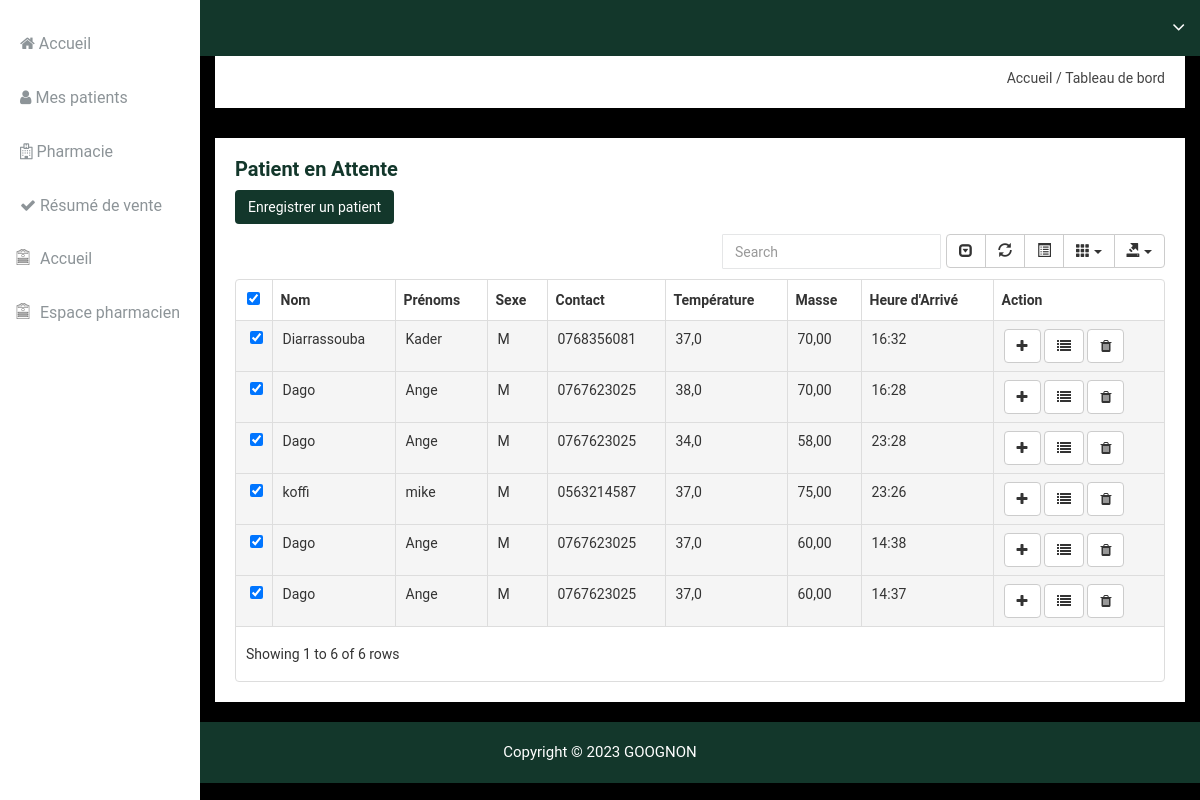
Page /medecin/ on the committed database.
### receptionspace/models.py (models this page shows)
class Visite(models.Model):
    taille = models.DecimalField(max_digits=5, decimal_places=2, null=True)
    masse = models.DecimalField(max_digits=5, decimal_places=2, null=True)
    temperature = models.DecimalField( max_digits=3, decimal_places=1, null=True)
    motifs = models.TextField(max_length=255)
    date_time = models.DateTimeField(auto_now_add=True)
    service = models.ForeignKey(Service, on_delete=models.SET_NULL, null=True)
    patient = models.ForeignKey(Patient, on_delete=models.CASCADE)
    created_by = models.ForeignKey(Collaborateur, on_delete=models.SET_NULL, null=True)

class Patient(models.Model):
    first_name = models.CharField(max_length=255)
    last_name = models.CharField(max_length=255)
    sexe = models.CharField(max_length=1, default=None)
    birthday = models.DateField()
    email = models.EmailField(max_length=255, null=True)
    phone = models.CharField(max_length=10)
    habitation = models.CharField(max_length=255)
    created_by = models.ForeignKey(Collaborateur, on_delete=models.SET_NULL, null=True)
    created_at = models.DateTimeField(auto_now=True)

### medecinespace/views.py (the view)
# urls.py: path('', views.file_visites, name='index'),
def file_visites(request):
    collaborateur = Configuration.current_user(request)
    visites = Visite.objects.all().order_by('-date_time')
    context = {
        'collaborateur':collaborateur,
        'visites':visites
    }
    return render(request, 'medecinespace/attente.html', context)

### configuration.py (called while the page is built)
    def current_user(request):
        try:
            user_id = request.session['id']
            collaborateur = Collaborateur.objects.get(user = User.objects.get(pk=user_id))
        except KeyError:
            return HttpResponseRedirect(reverse('adminspace:login'))
        except ObjectDoesNotExist:
            return HttpResponseRedirect(reverse('adminspace:login'))
        else:
            return collaborateur

### medecinespace/templates/medecinespace/attente.html (shortened to what this page needs)
{% extends 'medecinespace/base.html' %}
{% block content %}
<div class="data-table-area mg-b-15">
    <div class="container-fluid">
        <div class="row">
            <div class="col-lg-12 col-md-12 col-sm-12 col-xs-12">
                <div class="sparkline13-list">
                    <div class="sparkline13-hd">
                        <div class="main-sparkline13-hd">
                            <h1 style="color: #13372b;">Patient en Attente</h1>
                        </div>
                    </div>
                    <a href="create_patient.html"><button type="button" class="btn btn-custon-rounded-four" style="background-color: #13372b; color: white;">Enregistrer un patient</button></a>
                    <div class="sparkline13-graph">
                        <div class="datatable-dashv1-list custom-datatable-overright">
                            <table id="table" data-toggle="table" data-pagination="true" data-search="true" data-show-columns="true" data-show-pagination-switch="true" data-show-refresh="true" data-key-events="true" data-show-toggle="true" data-resizable="true" data-cookie="true"
                                data-cookie-id-table="saveId" data-show-export="true" data-click-to-select="true" data-toolbar="#toolbar">
                                <thead>
                                    <tr>
                                        <th data-field="nom" >Nom</th>
                                        <th data-field="prenoms" >Prénoms</th>
                                        <th data-field="sexe" >Sexe</th>
                                        <th data-field="contact">Contact</th>
                                        <th data-field="temperature" >Température</th>
                                        <th data-field="poids" >Masse</th>
                                        <th data-field="heure">Heure d'Arrivé</th>
                                        <th data-field="action">Action</th>
                                    </tr>
                                </thead>
                                <tbody>
                                    {% for visite in visites %}
                                    <tr>
                                        <td>{{visite.patient.first_name}}</td>
                                        <td>{{visite.patient.last_name}}</td>
                                        <td>{{visite.patient.sexe}}</td>
                                        <td>{{visite.patient.phone}}</td>
                                        <td>{{visite.temperature}}</td>
                                        <td>{{visite.masse}}</td>
                                        <td>{{visite.date_time|time:"H:i"}}</td>
                                        <td>
                                            <a href="{% url 'medecinespace:add-detail' visite.id %}"><button type="button" class="btn btn-custon-four btn-default"><i class="fa fa-plus" aria-hidden="true"></i></button></a>
                                            <a href="{% url 'medecinespace:visites' visite.patient.id %}"><button type="button" class="btn btn-custon-four btn-default"><i class="fa fa-list" aria-hidden="true"></i></button>
                                            </a>
                                            <button type="button" class="btn btn-custon-four btn-default" data-toggle="modal" data-target="#SupprimRdv"><i class="fa fa-trash" aria-hidden="true"></i></button>
                                        </td>
                                    </tr>
                                    {% endfor %}
                                </tbody>
                            </table>
                        </div>
                    </div>
                </div>
            </div>
        </div>
    </div>
</div>
{% endblock content %}

### adminspace/static/adminspace/css/main.css (style rules this page uses)
html { color: #222; font-size: 1em; line-height: 1.4; }

### rows in the picture
Visite: patient.first_name "Diarrassouba", patient.last_name "Kader", patient.sexe "M", patient.phone "0768356081", temperature "37,0", masse "70,00", date_time "16:32"
Visite: patient.first_name "Dago", patient.last_name "Ange", patient.sexe "M", patient.phone "0767623025", temperature "38,0", masse "70,00", date_time "16:28"
Visite: patient.first_name "Dago", patient.last_name "Ange", patient.sexe "M", patient.phone "0767623025", temperature "34,0", masse "58,00", date_time "23:28"
Visite: patient.first_name "koffi", patient.last_name "mike", patient.sexe "M", patient.phone "0563214587", temperature "37,0", masse "75,00", date_time "23:26"
Visite: patient.first_name "Dago", patient.last_name "Ange", patient.sexe "M", patient.phone "0767623025", temperature "37,0", masse "60,00", date_time "14:38"
Visite: patient.first_name "Dago", patient.last_name "Ange", patient.sexe "M", patient.phone "0767623025", temperature "37,0", masse "60,00", date_time "14:37"
